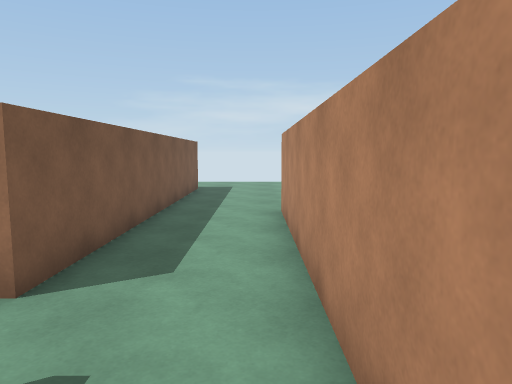
View 1 (above)

24 first-person views from a walk through a 3-D level made in the Unity game engine. The camera is 1.5 m above the floor, tilts 6° down and sees 70° across. The floor is counted in squares, 1 m on a side. Each view is taken from the middle of a square. On the plan, view 1 faces up. The plan holds only what a view shows up to about 16 squares ahead; the rest is blank. The place goes on beyond the plan. The player character is not drawn. Some animated figures are not drawn.

View 2
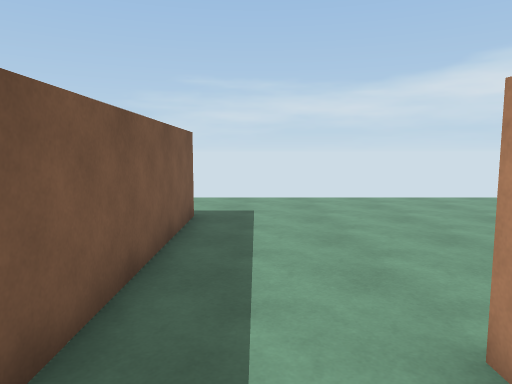

View 3
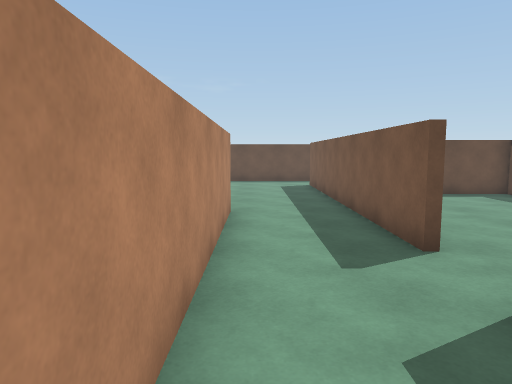

View 4
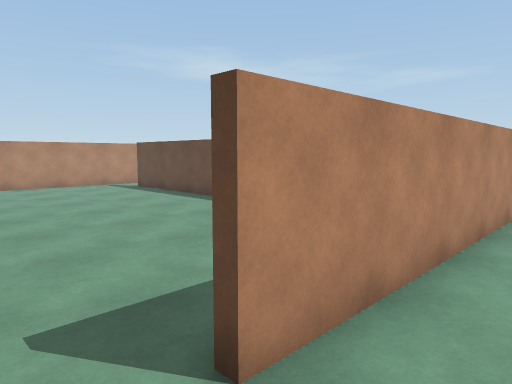

View 5
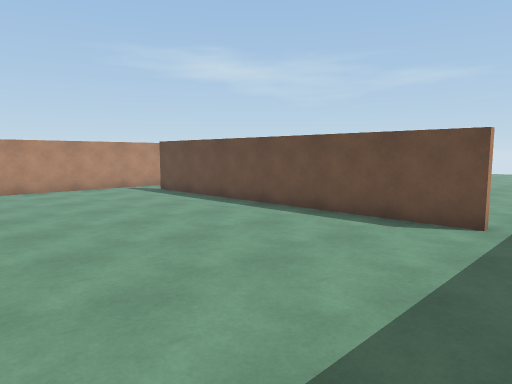

View 6
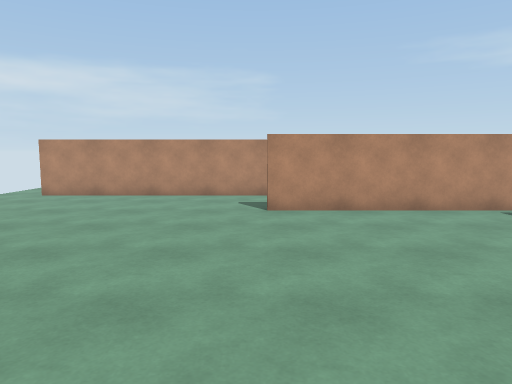

View 7
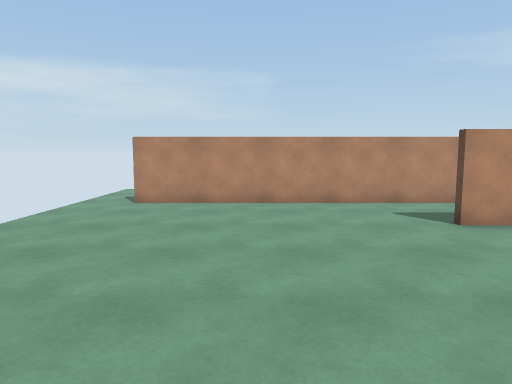

View 8
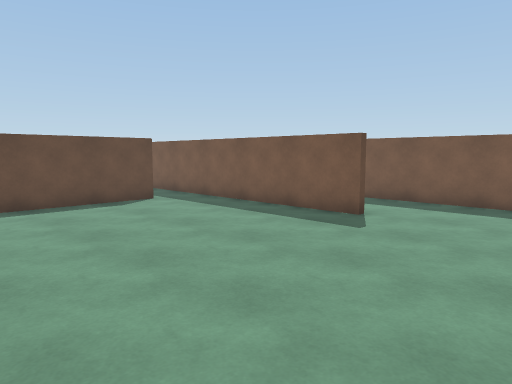

View 9
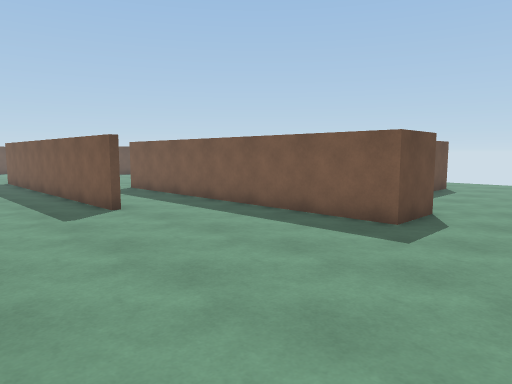

View 10
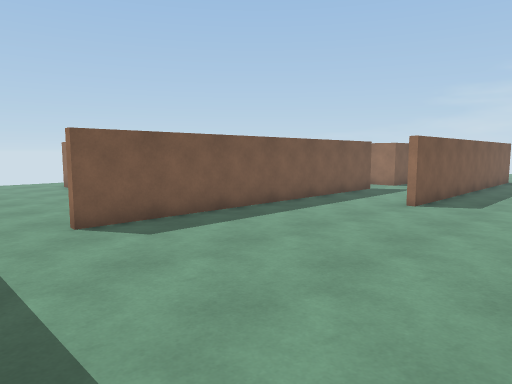

View 11
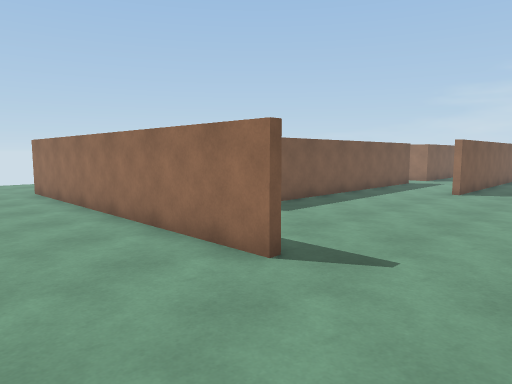

View 12
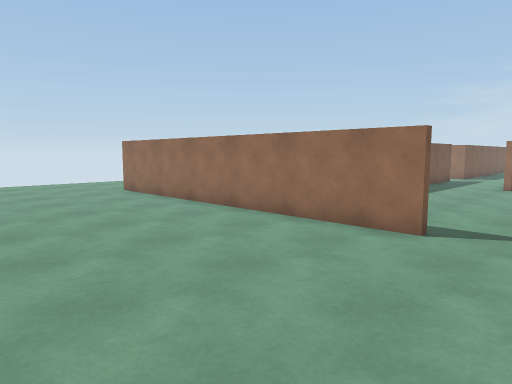

View 13
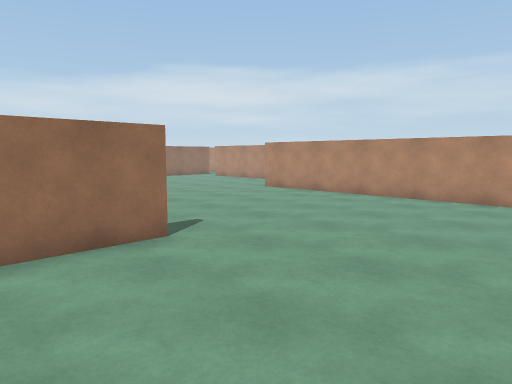

View 14
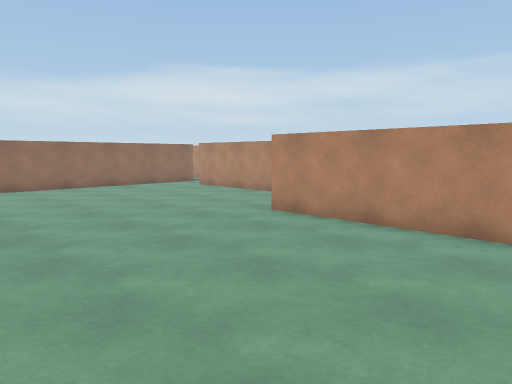

View 15
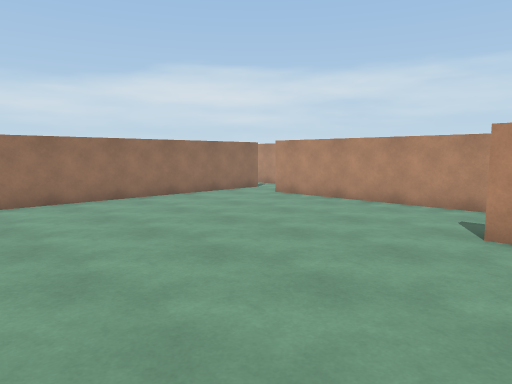

View 16
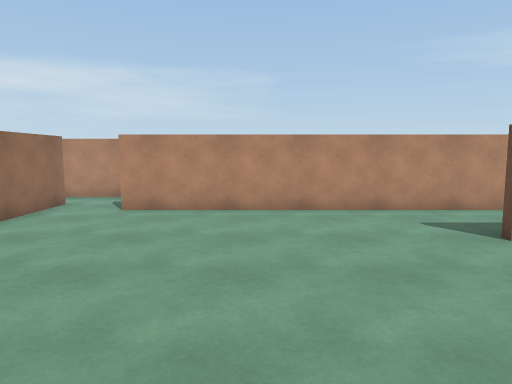

View 17
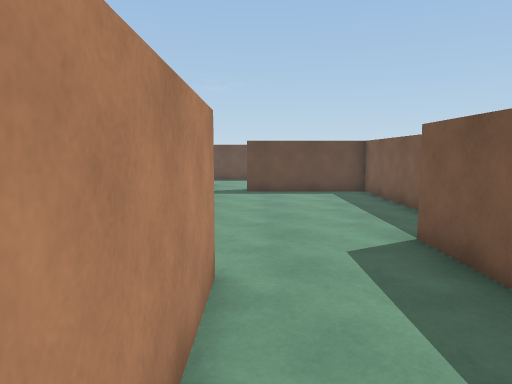

View 18
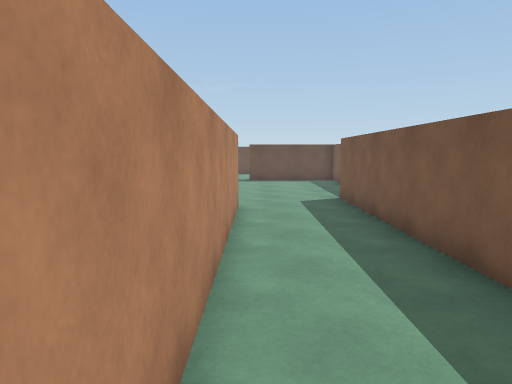

View 19
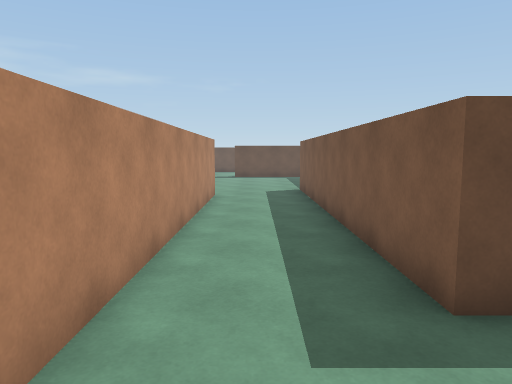

View 20
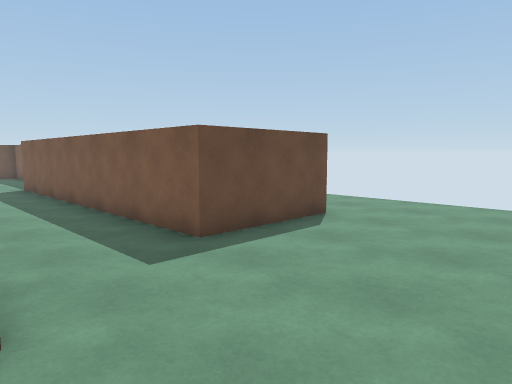

View 21
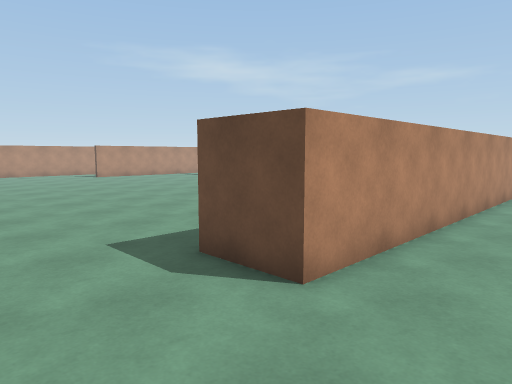

View 22
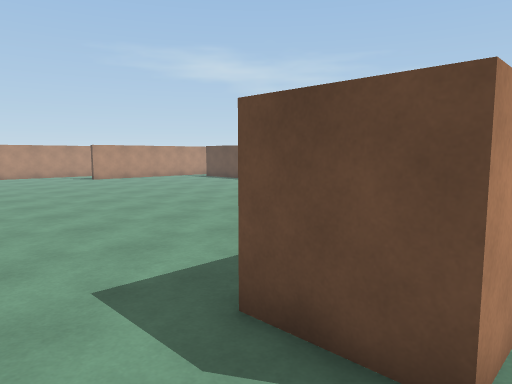

View 23
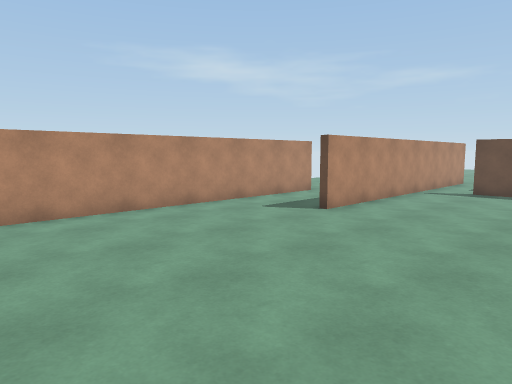

View 24
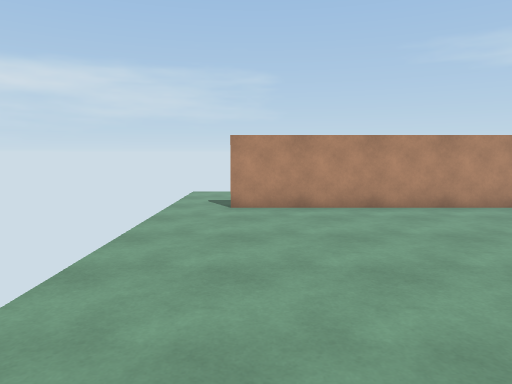

### Floor plan
Points are (right, up) in squares from view 1. A wall is a line through its corners. A room is listed if a view was taken in it or the views show most of it. See-through windows are left out.
Room 1 (views 1, 2, 3, 4, 5, 6, 7, 8, 9, 17, 18, 19, 20, 21, 22, 23, 24)
walls: (0.9, 9.6) (0.9, 2.4); (2.8, 2.9) (14.9, 2.9); (-2.5, 1.6) (-2.5, -2.6); (-4.5, 3.6) (-4.5, 15.7) (-2.5, 15.7) (-2.5, 3.6); (0.7, -2.5) (0.7, 9.6); (16.6, 3.5) (16.6, 9.8); (-10.5, 13.7) (-7.8, 13.7) (-7.8, 1.6); (20.1, 5.6) (20.1, 17.8); (-9.3, -1.6) (-9.3, -6.5) (-4.6, -6.5)
ways out: opening at (-1, -2) to room 2; opening at (2, 3) to room 2; opening at (-4, -7); opening at (15.5, 3); opening at (20, 18.5)
Room 2 (views 10, 11, 12, 13, 14, 15, 16)
walls: (1.6, -13.2) (-10.5, -13.2); (-2.5, -2.6) (-2.5, -10.5); (10.2, -17) (10.2, -7.4); (13.7, -9.6) (13.7, 0.6); (0.9, 2.4) (0.9, -2.5); (13.4, 2.7) (5, 2.7)
ways out: opening at (-1, -2) to room 1; opening at (2, 3) to room 1; opening at (-3, -11.5); opening at (14, 1.5)

Positions as (right, up) in squares from view 1, and headings:
1: (0, 0), facing up
2: (-1, 7), facing up
3: (0, 7), facing down
4: (-1, 11), facing down-right
5: (1, 11), facing down-right
6: (7, 10), facing right
7: (9, 14), facing right
8: (9, 14), facing down-left
9: (5, 19), facing down-left
10: (5, -13), facing up-left
11: (5, -17), facing up-left
12: (4, -20), facing up-left
13: (-2, -19), facing up-right
14: (3, -14), facing up-right
15: (3, -9), facing up-right
16: (4, -3), facing right
17: (-5, 8), facing down
18: (-5, 14), facing down
19: (-6, 17), facing down
20: (-4, 19), facing down-left
21: (-7, 19), facing down-right
22: (-5, 18), facing down-right
23: (11, 18), facing down-right
24: (10, 17), facing right
